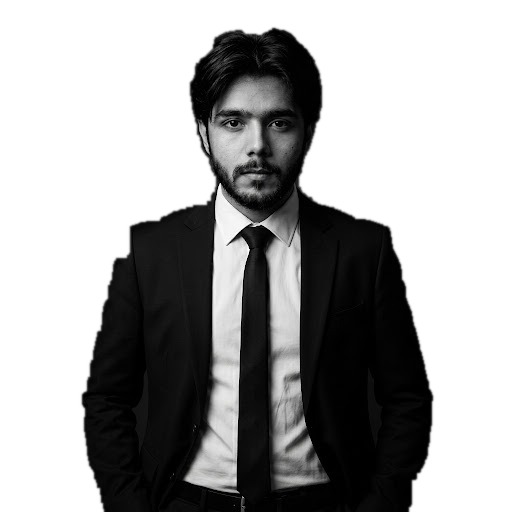
#> input picture assets/adil-photo-cutout.png, 512 x 512 px
$ python render_newref_match.py   (older library calls are emulated)
#> lines starting #> are read from the running program, lines starting #| are printed output that depends on the picture
#!/usr/bin/env python3
"""Recreate the supplied 18 s construction-site reference shot-for-shot, replacing the
on-screen model with Adil's supplied portrait cutout. Reference footage supplies every
plate, cut and the untouched soundtrack; the replacement layer is camera-tracked per shot
(ECC affine), luminance/grade matched and grain-matched so it sits inside the footage.
Another creator's watermark glyph/handle is inpainted out; the outro card carries an
ADIL CHANDIO wordmark instead of the source handle."""
import json, math, os, subprocess, sys
import numpy as np, cv2
import imageio_ffmpeg
from PIL import Image, ImageDraw, ImageFont, ImageFilter

W,H,FPS=720,1280,30
ROOT=os.path.abspath(os.path.join(os.path.dirname(__file__),'..'))
CACHE='/tmp/newref_cache'
CUTS=[0,88,106,124,144,150,161,180,198,216,224,234,253,272,291,309,327,344,364,383,401,423,539]
OUTRO_PULSE=(14.466,14.721,15.0)
FONT=os.path.join(ROOT,'assets','fonts','Manrope-800.ttf')
MONO=os.path.join(ROOT,'assets','fonts','IBMPlexMono-400.ttf')

MANUAL_WM={1:[(490,350,710,445)],2:[(490,350,710,445)],18:[(95,820,380,940)],19:[(95,820,380,940)],20:[(95,820,380,940)]}
MANUAL_BBOX={0:(255,395,465,955),1:(250,370,470,960),2:(250,430,470,960),3:(270,235,450,880),
 4:(280,255,560,690),5:(330,240,560,760),6:(330,240,680,1080),7:(50,290,640,780),
 8:(255,410,470,860),9:(300,415,470,790),10:(300,410,470,790),11:(140,300,600,940),
 12:(320,300,520,820),13:(260,300,610,1040),14:(110,340,390,760),15:(240,265,480,920),
 16:(300,300,500,820),17:(320,260,640,900),18:(320,260,640,905),19:(50,380,330,680),
 20:(230,230,530,1060),21:(230,220,510,980)}
CUT=Image.open(os.path.join(ROOT,'assets','adil-photo-cutout.png')).convert('RGBA')
#> CUT is the input picture: PIL image 512x512 RGBA; mean R, G, B, A 28.9, 28.9, 28.9, 110.3
ca=np.array(CUT)
al=ca[...,3]
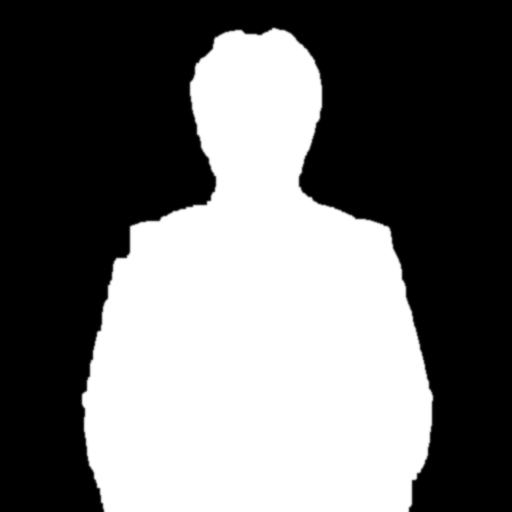
#> al: shape (512, 512); min 0, max 255, mean 110.3
ys,xs=np.where(al>128)
PB=[int(xs.min()),int(ys.min()),int(xs.max()),int(ys.max())]   # person bbox inside cutout
#> PB = [82, 28, 432, 511]

# [71 lines left out: functions glyph_template, find_watermark, build_person, not called in this run]

def main():
    src=sys.argv[1] if len(sys.argv)>1 else os.path.join(ROOT,'google_drive','VID_20261027_190047_159.mp4')
    dst=sys.argv[2] if len(sys.argv)>2 else os.path.join(ROOT,'deliverables','adil-chandio-site-match.mp4')
#> (the run stopped early here; a loop or call above may not have finished)

$ run again, with assets/adil-silhouette.png copied over assets/adil-photo-cutout.png
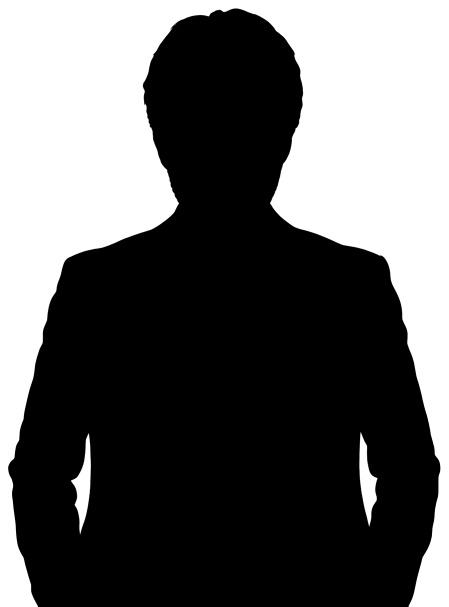
#> input picture assets/adil-silhouette.png, 897 x 1213 px (shown at 1/2 size)
#> CUT is the input picture: PIL image 897x1213 RGBA; mean R, G, B, A 0, 0, 0, 157.9
#> `al=ca[...,3]`:
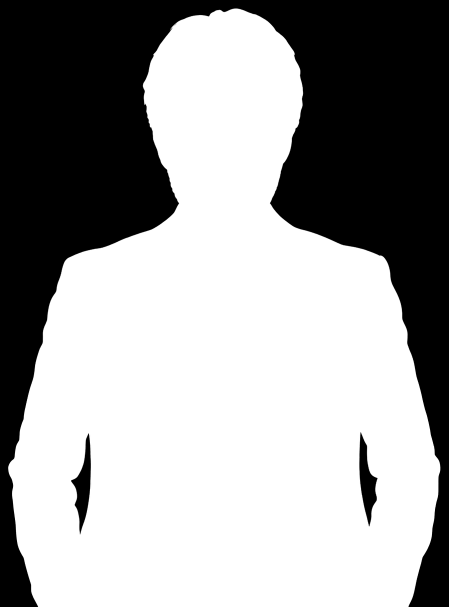
#> al: shape (1213, 897) (shown at 1/2 size); min 0, max 255, mean 157.9
#> PB = [16, 17, 880, 1212]
